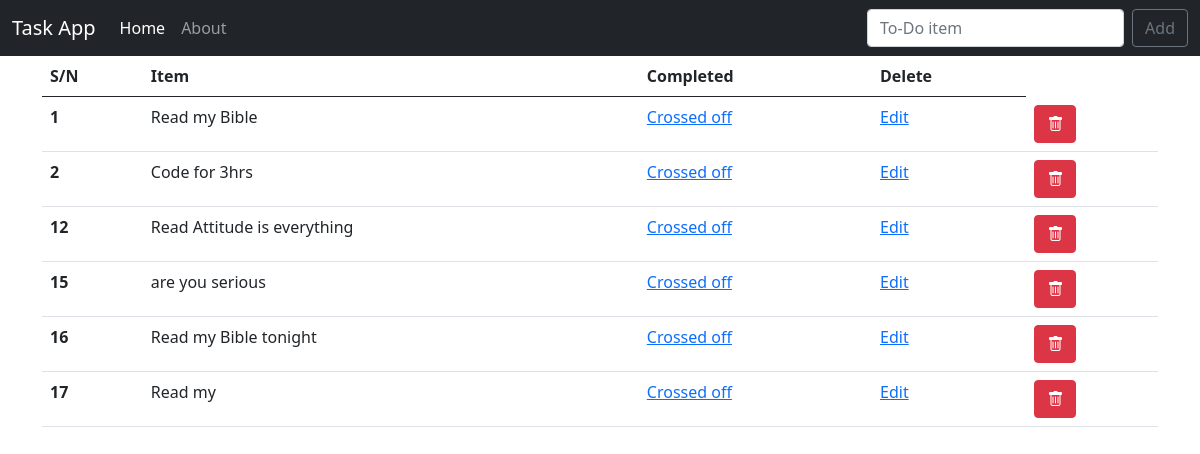
Before: / with the older database file.
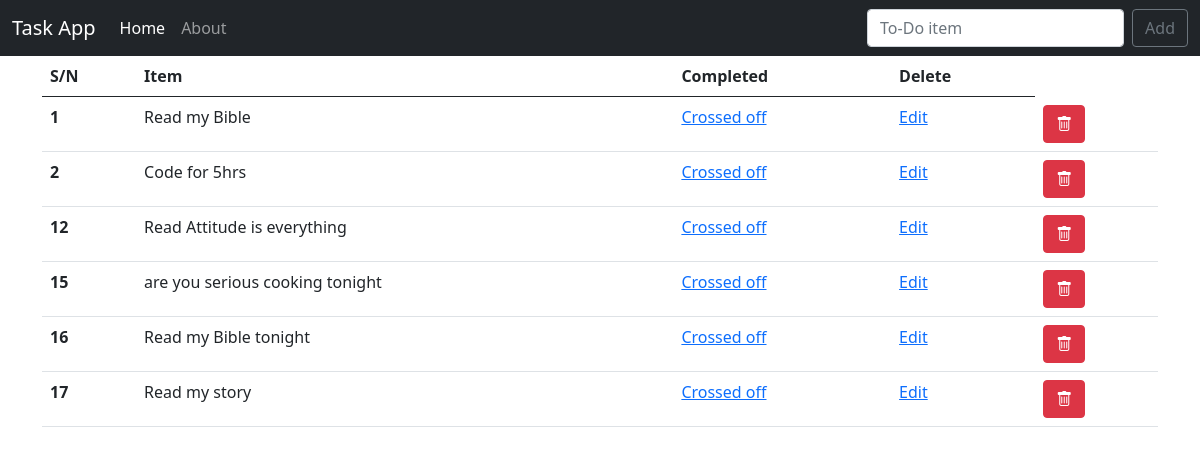
After: the same page with the newer database file.
### todo_list/models.py (models this page shows, shortened)
class List(models.Model):
    item = models.CharField(max_length=200)
    completed = models.BooleanField(default=False)

### todo_list/views.py (the view)
# urls.py: path('',views.index, name="home"),
def index(request):
    if request.method == 'POST':
        form = ItemList(request.POST or None)
        if form.is_valid():
            form.save()
            all_items = List.objects.all
            messages.success(request, ("Item has been added to List"))
            return render(request, 'todo_list/index.html', {"items":all_items})
    else:
        all_items = List.objects.all
        return render(request, 'todo_list/index.html', {"items":all_items})

### todo_list/templates/todo_list/index.html (shortened to what this page needs)
{% extends 'base.html' %}
{% block content %}
{% if items %}
<table class="table">
    <thead>
      <tr>
        <th scope="col">S/N</th>
        <th scope="col">Item</th>
        <th scope="col">Completed</th>
        <th scope="col">Delete</th>
      </tr>
    </thead>
    <tbody>
        {% for item in items %}
        {% if item.completed %}
        <tr class="table-secondary">
            <th scope="row">{{item.id}}</th>
            <td class="text-decoration-line-through text-danger"> {{item.item}}</td>
            <td> <a href="{% url 'uncross' item.id %} ">Uncrossed </a> </td>
            <td> <a href="{% url 'edit' item.id %} ">Edit </a> </td>
            <td> <a href="{% url 'delete' item.id %}"><i class=" btn btn-danger bi bi-trash"></i>  </a></td>
        </tr>
        {% else %}
        <tr >
            <th scope="row">{{item.id}}</th>
            <td> {{item.item}}</td>
            <td> <a href="{% url 'completed' item.id %} ">Crossed off</a> </td>
            <td> <a href="{% url 'edit' item.id %} ">Edit</a> </td>
            <td> <a href="{% url 'delete' item.id %}"><i class=" btn btn-danger bi bi-trash"></i>  </a> </td>
          </tr>
          {% endif %}
      {% endfor %}
    </tbody>
  </table>
{% endif %}
{% endblock %}

Changed rows visible on the page:
changed List id 2: item "Code for 3hrs" → "Code for 5hrs"
changed List id 15: item "are you serious" → "are you serious cooking tonight"
changed List id 17: item "Read my" → "Read my story"
